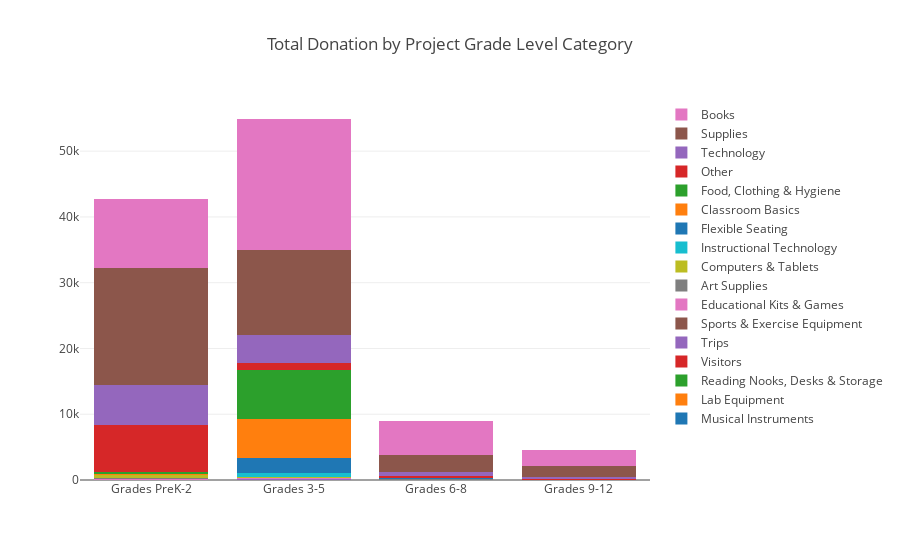

Notebook code for this chart:
### Code cell
index = 'Project Grade Level Category'
values = 'Donation Amount'
columns = 'Project Resource Category'
xAxisOrder = ['Grades PreK-2', 'Grades 3-5', 'Grades 6-8', 'Grades 9-12']

orderBy = 'Project Resource Category'

chart = stacked_chart_data(df, index, values, columns, orderBy, xAxisOrder)
stacked_bar(chart, index)

### Figure 1 — Plotly figure (JSON) as saved in the notebook; plotly's stock layout.template omitted (floating-point values rounded to 4 significant figures)
{"data": [{"name": "Musical Instruments", "type": "bar", "x": ["Grades PreK-2", "Grades 3-5", "Grades 6-8", "Grades 9-12"], "y": [0, 3, 1, 0]}, {"name": "Lab Equipment", "type": "bar", "x": ["Grades PreK-2", "Grades 3-5", "Grades 6-8", "Grades 9-12"], "y": [7, 4, 2, 0]}, {"name": "Reading Nooks, Desks & Storage", "type": "bar", "x": ["Grades PreK-2", "Grades 3-5", "Grades 6-8", "Grades 9-12"], "y": [9, 10, 0, 0]}, {"name": "Visitors", "type": "bar", "x": ["Grades PreK-2", "Grades 3-5", "Grades 6-8", "Grades 9-12"], "y": [13, 14, 0, 1]}, {"name": "Trips", "type": "bar", "x": ["Grades PreK-2", "Grades 3-5", "Grades 6-8", "Grades 9-12"], "y": [16, 62, 26, 27.12]}, {"name": "Sports & Exercise Equipment", "type": "bar", "x": ["Grades PreK-2", "Grades 3-5", "Grades 6-8", "Grades 9-12"], "y": [15, 114, 0, 6]}, {"name": "Educational Kits & Games", "type": "bar", "x": ["Grades PreK-2", "Grades 3-5", "Grades 6-8", "Grades 9-12"], "y": [104, 34, 44, 0]}, {"name": "Art Supplies", "type": "bar", "x": ["Grades PreK-2", "Grades 3-5", "Grades 6-8", "Grades 9-12"], "y": [84, 48, 82, 0]}, {"name": "Computers & Tablets", "type": "bar", "x": ["Grades PreK-2", "Grades 3-5", "Grades 6-8", "Grades 9-12"], "y": [525.8, 145, 0, 0]}, {"name": "Instructional Technology", "type": "bar", "x": ["Grades PreK-2", "Grades 3-5", "Grades 6-8", "Grades 9-12"], "y": [16, 661.3, 15, 4]}, {"name": "Flexible Seating", "type": "bar", "x": ["Grades PreK-2", "Grades 3-5", "Grades 6-8", "Grades 9-12"], "y": [20, 2234.0, 77, 0]}, {"name": "Classroom Basics", "type": "bar", "x": ["Grades PreK-2", "Grades 3-5", "Grades 6-8", "Grades 9-12"], "y": [162, 5946.0, 0, 0]}, {"name": "Food, Clothing & Hygiene", "type": "bar", "x": ["Grades PreK-2", "Grades 3-5", "Grades 6-8", "Grades 9-12"], "y": [196, 7494.0, 30, 8]}, {"name": "Other", "type": "bar", "x": ["Grades PreK-2", "Grades 3-5", "Grades 6-8", "Grades 9-12"], "y": [7253.0, 1034.0, 260, 118]}, {"name": "Technology", "type": "bar", "x": ["Grades PreK-2", "Grades 3-5", "Grades 6-8", "Grades 9-12"], "y": [6007.0, 4262.0, 719, 220.9]}, {"name": "Supplies", "type": "bar", "x": ["Grades PreK-2", "Grades 3-5", "Grades 6-8", "Grades 9-12"], "y": [17770.0, 12860.0, 2610.0, 1793.0]}, {"name": "Books", "type": "bar", "x": ["Grades PreK-2", "Grades 3-5", "Grades 6-8", "Grades 9-12"], "y": [10550.0, 19960.0, 5150.0, 2455.0]}], "layout": {"barmode": "stack", "title": "Total Donation by Project Grade Level Category"}}
